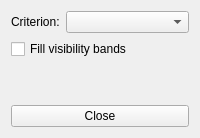
<?xml version="1.0" encoding="UTF-8"?>
<ui version="4.0">
 <class>VisibilityContoursDialog</class>
 <widget class="QWidget" name="VisibilityContoursDialog">
  <property name="windowTitle"><string>Visibility Contours</string></property>
  <layout class="QVBoxLayout" name="verticalLayout">
   <item>
    <layout class="QFormLayout" name="formLayout">
     <item row="0" column="0"><widget class="QLabel" name="criterionLabel"><property name="text"><string>Criterion:</string></property></widget></item>
     <item row="0" column="1"><widget class="QComboBox" name="criterionCombo"/></item>
    </layout>
   </item>
   <item><widget class="QCheckBox" name="fillBandsCheck"><property name="text"><string>Fill visibility bands</string></property></widget></item>
   <item><spacer name="verticalSpacer"><property name="orientation"><enum>Qt::Vertical</enum></property><property name="sizeHint" stdset="0"><size><width>20</width><height>40</height></size></property></spacer></item>
   <item><widget class="QPushButton" name="closeButton"><property name="text"><string>Close</string></property></widget></item>
  </layout>
 </widget>
 <resources/>
 <connections/>
</ui>
